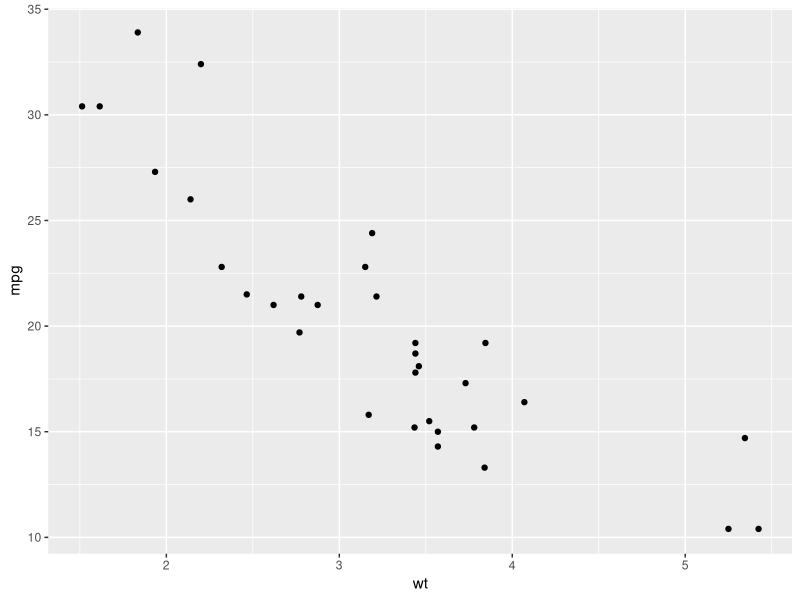
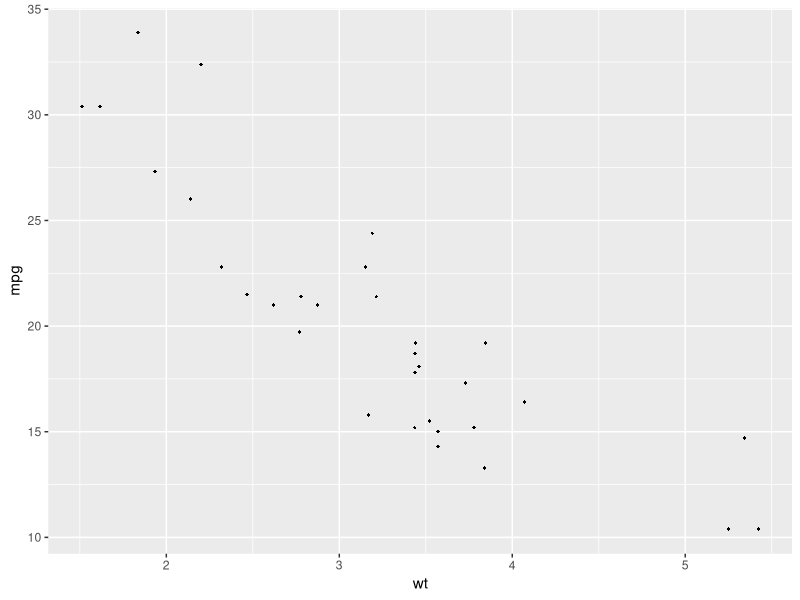
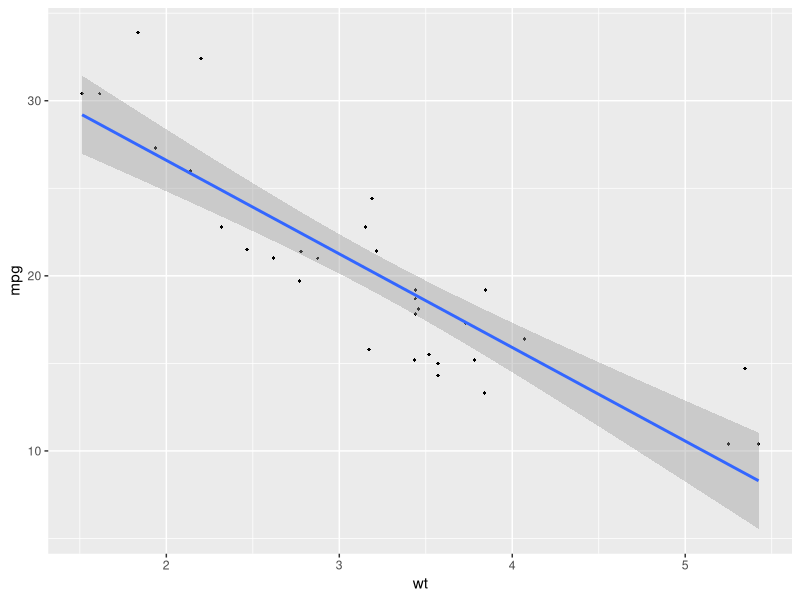
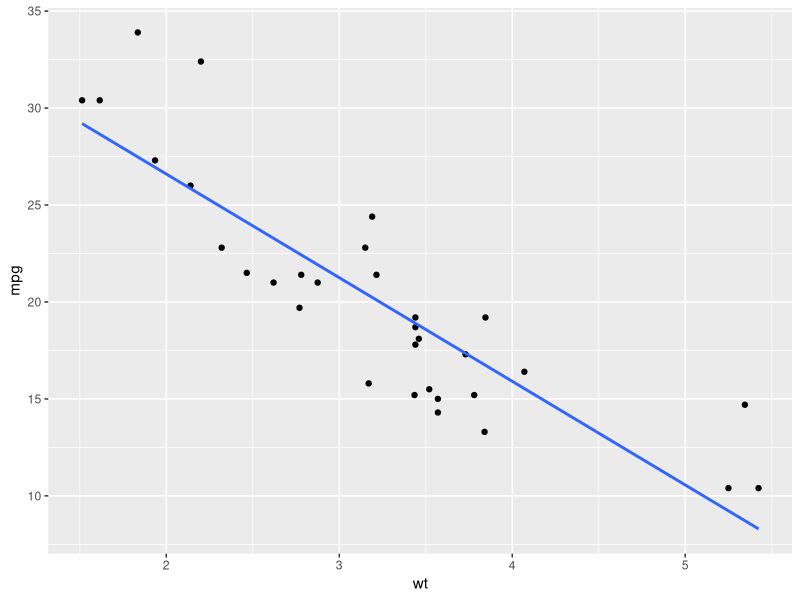
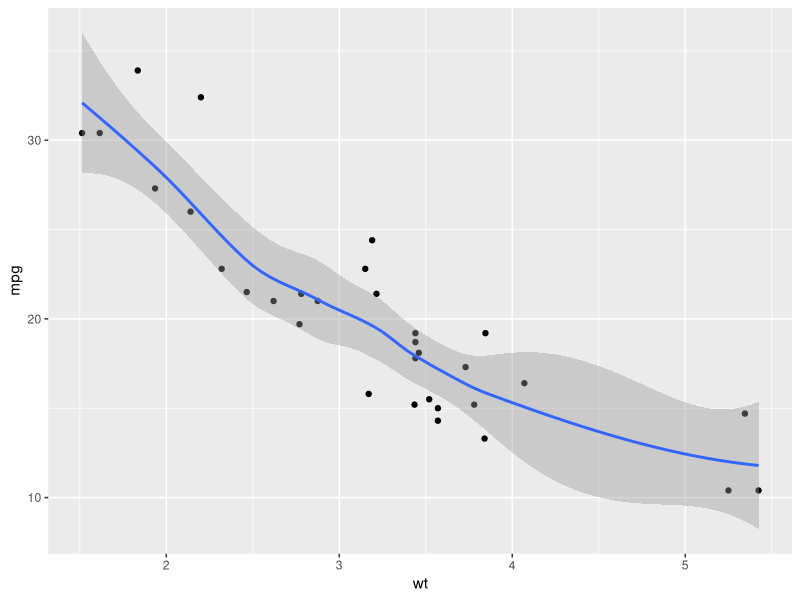
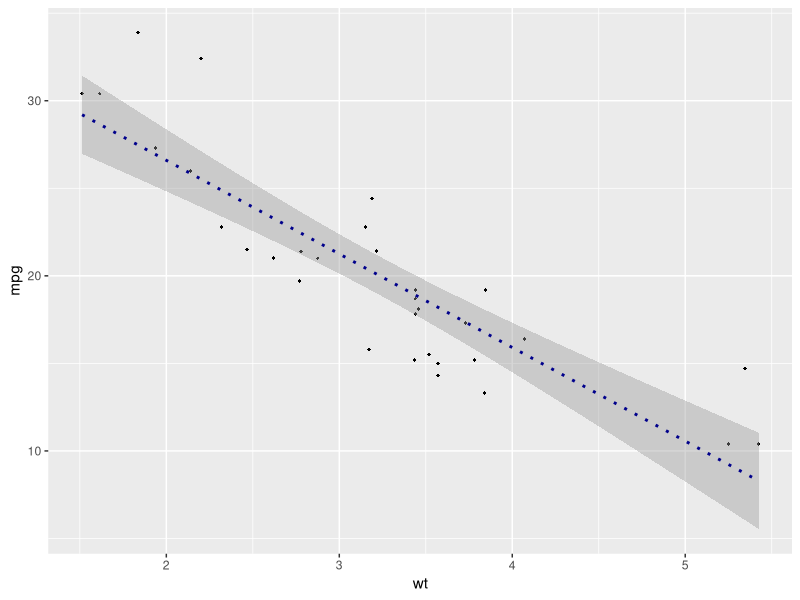
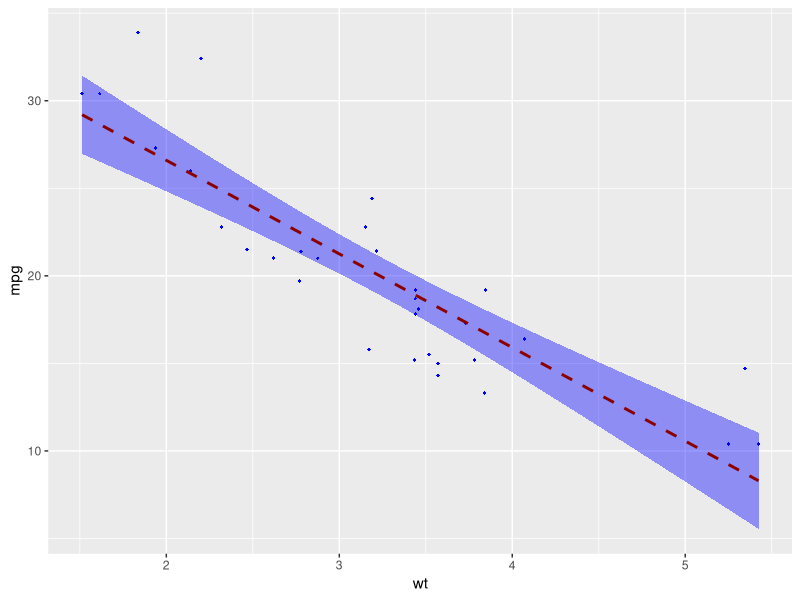
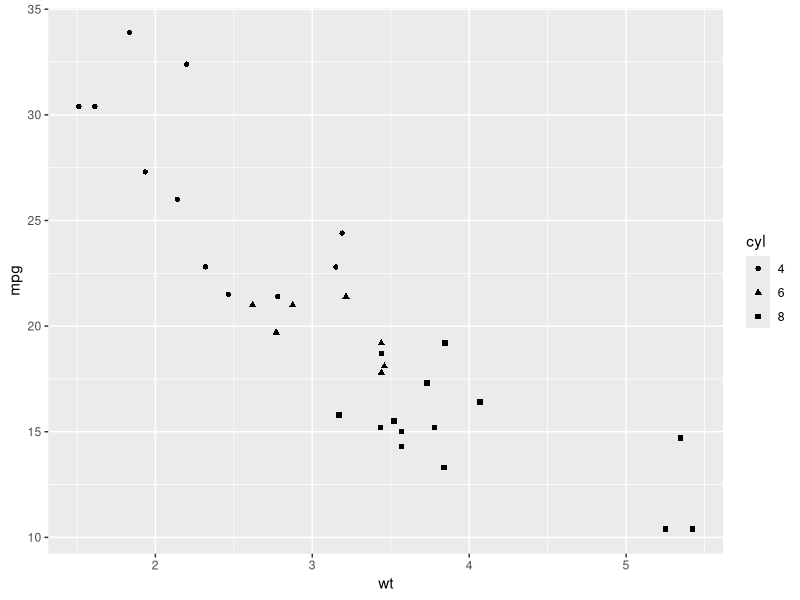

R code for these plots, in order:
# install.packages("ggplot2")
library(ggplot2)

dataset = mtcars

# Generating a basic scatter plot
ggplot(dataset, aes(x = wt, y = mpg)) +
  geom_point()

# Changing the point size and shape
ggplot(dataset, aes(x = wt, y = mpg)) +
  geom_point(size = 1, shape = 18)

# Adding the regression line
ggplot(dataset, aes(x = wt, y = mpg)) +
  geom_point(size = 1, shape = 18) +
  geom_smooth(method =lm)

# Removing the confidence interval
ggplot(dataset, aes(x = wt, y = mpg)) +
  geom_point() +
  geom_smooth(method = lm, se = FALSE)

# Loess method
ggplot(dataset, aes(x = wt, y = mpg)) +
  geom_point() +
  geom_smooth()

# Changing the line type and color
ggplot(dataset, aes(x = wt, y = mpg)) +
  geom_point(size = 1, shape = 18) +
  geom_smooth(method =lm, linetype = "dotted", color = "darkblue")

# Changing the confidence interval color
ggplot(dataset, aes(x = wt, y = mpg)) +
  geom_point(size = 1, shape = 18, color = "blue") +
  geom_smooth(method =lm, linetype = "dashed", color = "darkred", fill = "blue")

# Scatter plots with multiple groups

# Converting the cyl column from a numeric to factor variable
dataset$cyl = as.factor(dataset$cyl)

# Changing the point shapes by the levels of cyl
ggplot(dataset, aes(x = wt, y = mpg, shape = cyl)) +
  geom_point()

# Changing point shapes and colors
ggplot(dataset, aes(x = wt, y = mpg, shape = cyl, color = cyl)) +
  geom_point()

# Changing point shapes, colors and sizes
ggplot(dataset, aes(x = wt, y = mpg, shape = cyl, color = cyl, size = cyl)) +
  geom_point()
